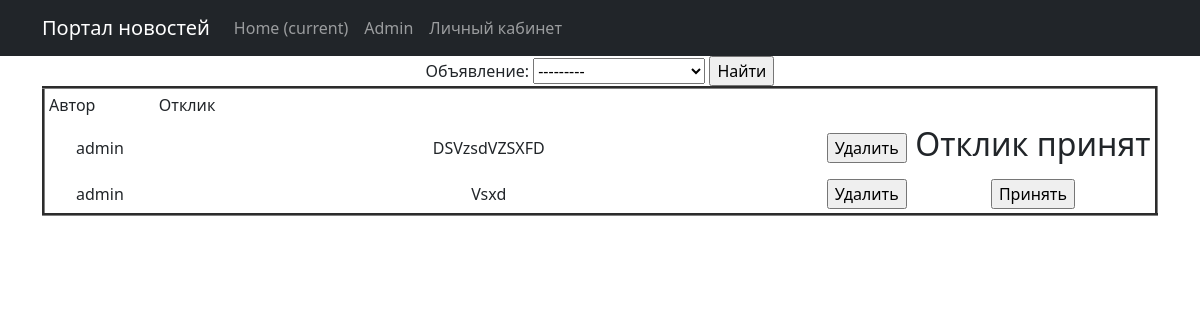
The app's page /personal_account (signed in) with its own data.
### advertisement/models.py (models this page shows, shortened)
class Feedback(models.Model): # модель отклика
    ad_id = models.ForeignKey(Advertisement, on_delete=models.CASCADE)
    user_id = models.ForeignKey(User, on_delete=models.CASCADE)
    text_feedback = models.CharField(max_length = 255)
    feedback_received = models.BooleanField(default = False)
    date_time = models.DateTimeField(auto_now_add=True)

### advertisement/views.py (the view)
# urls.py: path('personal_account', PersonalAccount.as_view(), name='personal_account'),
class PersonalAccount(ListView):
    ordering = 'date_time'
    template_name = 'advertisement/personal_list.html'
    context_object_name = 'personal_list'
    def get_queryset(self):
        queryset_fedback = Feedback.objects.filter(ad_id__user_id=self.request.user)
        queryset_ad = Advertisement.objects.filter(user_id=self.request.user)
        self.filterset = FeedbackFilter(self.request.GET, queryset_ad=queryset_ad, queryset=queryset_fedback)
        return self.filterset.qs
    def get_context_data(self, **kwargs):
        context = super().get_context_data(**kwargs)
        context['filterset'] = self.filterset
        return context

### advertisement/models.py (called while the page is built)
    def __str__(self):
        return self.title_ad

### templates/advertisement/personal_list.html (shortened to what this page needs)
{% extends 'flatpages/default.html' %}
{% load custom_tags %}
{% block content %}
        <form action="" method="get">
            {{ filterset.form.as_table }}
            <input type="submit" value="Найти" />
        </form>
{% if personal_list %}
            <table border="3" cellpadding="4" cellspacing="1" width="100%">
                <tr>
                    <td align="left" width="10%">Автор</td>
                    <td align="left" width="60%">Отклик</td>
                </tr>
                {% for feedback in personal_list %}
                <tr>
                    <td>{{ feedback.user_id }}</td>
                    <td>{{ feedback.text_feedback }}</td>
                    <td>
                        <form action="{% url 'delete_feedback' feedback.pk %}" method="post">
                        <input type="submit" value="Удалить">
                        </form>
                    </td>
                    <td>
                        {% if feedback.feedback_received %}
                            <h2>Отклик принят</h2>
                        {% else %}
                            <form action="{% url 'take_feedback' feedback.pk %}" method="post">
                            <input type="submit" value="Принять">
                            </form>
                        {% endif%}
                    </td>
                </tr>
                {% endfor %}
            </table>
        {% else %}
        <h2>Откликов нет!</h2>
        {% endif%}
{% endblock content %}

### templates/advertisement/personal_list.html (style rules this page uses)
td { border: 2px black }

### records on screen
Feedback: user_id "admin", text_feedback "DSVzsdVZSXFD", feedback_received "Отклик принят"
Feedback: user_id "admin", text_feedback "Vsxd"
